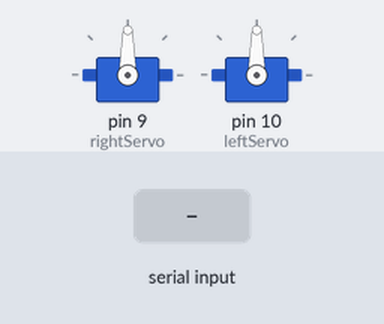
This sketch was run on a simulated Arduino Uno, built with avr-gcc and run on an emulated ATmega328P. On the bench: 2 × servo. The inputs (shaded band) are chosen by the test bench.

Above: at 1.2 s.
1.3 s: "R" received over Serial
At 2.1 s:
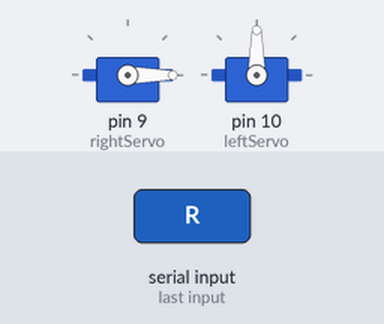
3.8 s: "L" received over Serial
At 4.4 s:
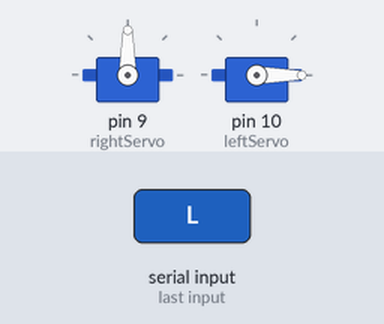
Timing chart, 0 to 6.8 s (numbered marks = the images above; inputs shaded):
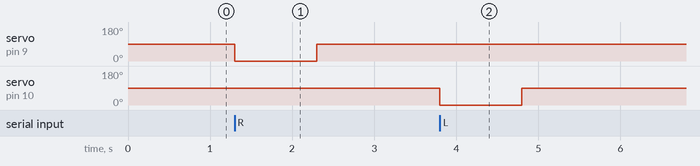

Measured:
- after the input at 1.3 s, servo on pin 9 (rightServo): 90° → 0° at once, → 90° 1.0 s later
- after the input at 3.8 s, servo on pin 10 (leftServo): 90° → 0° at once, → 90° 1.0 s later

The sketch:

Detecto.ino
```cpp
#include <Servo.h>

Servo rightServo; // Servo for the right arm
Servo leftServo;  // Servo for the left arm

void setup() {
  rightServo.attach(9); // Attach right servo to pin 9
  leftServo.attach(10); // Attach left servo to pin 10
  rightServo.write(90); // Set initial position to neutral
  leftServo.write(90);
  Serial.begin(9600);   // Begin serial communication
}

void loop() {
  if (Serial.available()) {
    char command = Serial.read();

    if (command == 'R') {
      rightServo.write(0); // Raise right arm
      delay(1000);         // Hold position
      rightServo.write(90); // Return to neutral
    }
    else if (command == 'L') {
      leftServo.write(0); // Raise left arm
      delay(1000);        // Hold position
      leftServo.write(90); // Return to neutral
    }
  }
}
```
